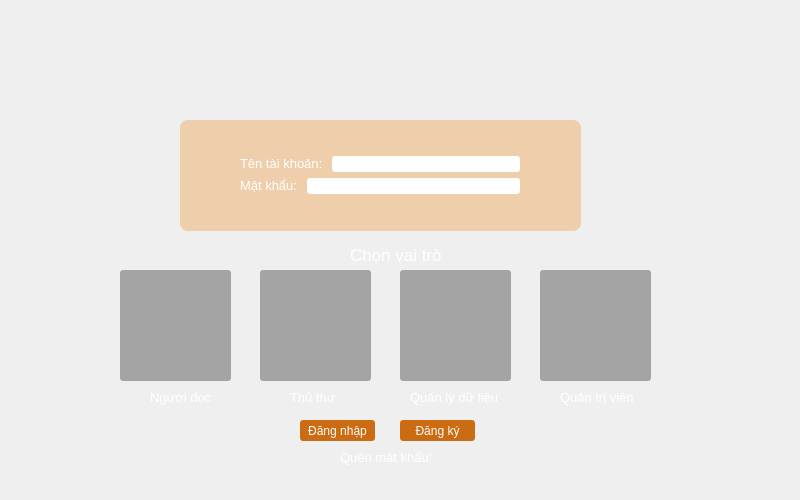
<?xml version="1.0" encoding="UTF-8"?>
<ui version="4.0">
 <class>LIBPROClass</class>
 <widget class="QMainWindow" name="LIBPROClass">
  <property name="geometry">
   <rect>
    <x>0</x>
    <y>0</y>
    <width>800</width>
    <height>500</height>
   </rect>
  </property>
  <property name="sizePolicy">
   <sizepolicy hsizetype="Fixed" vsizetype="Fixed">
    <horstretch>0</horstretch>
    <verstretch>0</verstretch>
   </sizepolicy>
  </property>
  <property name="minimumSize">
   <size>
    <width>800</width>
    <height>500</height>
   </size>
  </property>
  <property name="maximumSize">
   <size>
    <width>800</width>
    <height>500</height>
   </size>
  </property>
  <property name="windowTitle">
   <string>LIBPRO</string>
  </property>
  <property name="windowIcon">
   <iconset resource="LIBPRO.qrc">
    <normaloff>:/icon/Resources/icon/window-icon.png</normaloff>:/icon/Resources/icon/window-icon.png</iconset>
  </property>
  <property name="layoutDirection">
   <enum>Qt::LeftToRight</enum>
  </property>
  <property name="autoFillBackground">
   <bool>false</bool>
  </property>
  <property name="styleSheet">
   <string notr="true">#centralWidget{
	background: url(:/appscreen/Resources/appscreen/login-background.png) center center fixed;

}
#userForm
{
background: rgba(237, 133, 23, 80);
border-radius: 8px;
}
QPushButton
{
color: white;
background-color: #cc6c12;
border-radius: 3px;
}
QLineEdit{
border-radius: 3px;
}
QLabel{
font: 10pt &quot;Calibri&quot;;
}

</string>
  </property>
  <property name="iconSize">
   <size>
    <width>24</width>
    <height>24</height>
   </size>
  </property>
  <widget class="QWidget" name="centralWidget">
   <property name="styleSheet">
    <string notr="true"/>
   </property>
   <widget class="QLabel" name="loginLogo">
    <property name="geometry">
     <rect>
      <x>300</x>
      <y>60</y>
      <width>201</width>
      <height>41</height>
     </rect>
    </property>
    <property name="sizePolicy">
     <sizepolicy hsizetype="Preferred" vsizetype="Preferred">
      <horstretch>0</horstretch>
      <verstretch>0</verstretch>
     </sizepolicy>
    </property>
    <property name="minimumSize">
     <size>
      <width>50</width>
      <height>40</height>
     </size>
    </property>
    <property name="maximumSize">
     <size>
      <width>700</width>
      <height>100</height>
     </size>
    </property>
    <property name="text">
     <string/>
    </property>
    <property name="pixmap">
     <pixmap resource="LIBPRO.qrc">:/icon/Resources/icon/LIBPRO-icon.png</pixmap>
    </property>
    <property name="scaledContents">
     <bool>true</bool>
    </property>
   </widget>
   <widget class="QPushButton" name="loginButton">
    <property name="geometry">
     <rect>
      <x>300</x>
      <y>420</y>
      <width>75</width>
      <height>21</height>
     </rect>
    </property>
    <property name="styleSheet">
     <string notr="true"/>
    </property>
    <property name="text">
     <string>Đăng nhập</string>
    </property>
   </widget>
   <widget class="QPushButton" name="signUpButton">
    <property name="geometry">
     <rect>
      <x>400</x>
      <y>420</y>
      <width>75</width>
      <height>21</height>
     </rect>
    </property>
    <property name="styleSheet">
     <string notr="true"/>
    </property>
    <property name="text">
     <string>Đăng ký</string>
    </property>
   </widget>
   <widget class="QLabel" name="label">
    <property name="geometry">
     <rect>
      <x>340</x>
      <y>450</y>
      <width>91</width>
      <height>16</height>
     </rect>
    </property>
    <property name="text">
     <string>&lt;html&gt;&lt;head/&gt;&lt;body&gt;&lt;p&gt;&lt;span style=&quot; font-size:10pt; color:#ffffff;&quot;&gt;Quên mật khẩu?&lt;/span&gt;&lt;/p&gt;&lt;/body&gt;&lt;/html&gt;</string>
    </property>
   </widget>
   <widget class="QLabel" name="roleLabel">
    <property name="geometry">
     <rect>
      <x>350</x>
      <y>240</y>
      <width>91</width>
      <height>31</height>
     </rect>
    </property>
    <property name="styleSheet">
     <string notr="true">#roleLabel{
font:75 12pt &quot;Calibri&quot;;
}</string>
    </property>
    <property name="text">
     <string>&lt;html&gt;&lt;head/&gt;&lt;body&gt;&lt;p&gt;&lt;span style=&quot; font-size:13pt; color:#ffffff;&quot;&gt;Chọn vai trò:&lt;/span&gt;&lt;/p&gt;&lt;/body&gt;&lt;/html&gt;</string>
    </property>
   </widget>
   <widget class="QPushButton" name="readerAccess">
    <property name="geometry">
     <rect>
      <x>120</x>
      <y>270</y>
      <width>111</width>
      <height>111</height>
     </rect>
    </property>
    <property name="sizePolicy">
     <sizepolicy hsizetype="Fixed" vsizetype="Fixed">
      <horstretch>0</horstretch>
      <verstretch>0</verstretch>
     </sizepolicy>
    </property>
    <property name="styleSheet">
     <string notr="true">#readerAccess{
background: rgba(0,0,0,80);
border-image: url(:/icon/Resources/icon/reader.png);
}
#readerAccess:hover{
background: rgba(255,255,255,80);
}
</string>
    </property>
    <property name="text">
     <string/>
    </property>
   </widget>
   <widget class="QPushButton" name="librarianAccess">
    <property name="geometry">
     <rect>
      <x>260</x>
      <y>270</y>
      <width>111</width>
      <height>111</height>
     </rect>
    </property>
    <property name="styleSheet">
     <string notr="true">#librarianAccess{
background: rgba(0,0,0,80);
	border-image: url(:/icon/Resources/icon/librarian.png);
}
#librarianAccess:hover{
background: rgba(255,255,255,80);
}</string>
    </property>
    <property name="text">
     <string/>
    </property>
   </widget>
   <widget class="QPushButton" name="dataProcessorAccess">
    <property name="geometry">
     <rect>
      <x>400</x>
      <y>270</y>
      <width>111</width>
      <height>111</height>
     </rect>
    </property>
    <property name="sizePolicy">
     <sizepolicy hsizetype="Fixed" vsizetype="Fixed">
      <horstretch>0</horstretch>
      <verstretch>0</verstretch>
     </sizepolicy>
    </property>
    <property name="styleSheet">
     <string notr="true">#dataProcessorAccess{
background: rgba(0,0,0,80);
	border-image: url(:/icon/Resources/icon/dataProcessor.png);
}
#dataProcessorAccess:hover{
background: rgba(255,255,255,80);
}</string>
    </property>
    <property name="text">
     <string/>
    </property>
   </widget>
   <widget class="QPushButton" name="administratorAccess">
    <property name="geometry">
     <rect>
      <x>540</x>
      <y>270</y>
      <width>111</width>
      <height>111</height>
     </rect>
    </property>
    <property name="sizePolicy">
     <sizepolicy hsizetype="Fixed" vsizetype="Fixed">
      <horstretch>0</horstretch>
      <verstretch>0</verstretch>
     </sizepolicy>
    </property>
    <property name="styleSheet">
     <string notr="true">#administratorAccess{
background: rgba(0,0,0,80);
	border-image: url(:/icon/Resources/icon/administrator.png);
}
#administratorAccess:hover{
background: rgba(255,255,255,80);
}</string>
    </property>
    <property name="text">
     <string/>
    </property>
   </widget>
   <widget class="QLabel" name="readerLabel">
    <property name="geometry">
     <rect>
      <x>150</x>
      <y>390</y>
      <width>61</width>
      <height>16</height>
     </rect>
    </property>
    <property name="styleSheet">
     <string notr="true"/>
    </property>
    <property name="text">
     <string>&lt;html&gt;&lt;head/&gt;&lt;body&gt;&lt;p&gt;&lt;span style=&quot; font-size:10pt; color:#ffffff;&quot;&gt;Người đọc&lt;/span&gt;&lt;/p&gt;&lt;/body&gt;&lt;/html&gt;</string>
    </property>
   </widget>
   <widget class="QLabel" name="administratorLabel">
    <property name="geometry">
     <rect>
      <x>560</x>
      <y>390</y>
      <width>81</width>
      <height>16</height>
     </rect>
    </property>
    <property name="text">
     <string>&lt;html&gt;&lt;head/&gt;&lt;body&gt;&lt;p&gt;&lt;span style=&quot; font-size:10pt; color:#ffffff;&quot;&gt;Quản trị viên&lt;/span&gt;&lt;/p&gt;&lt;/body&gt;&lt;/html&gt;</string>
    </property>
   </widget>
   <widget class="QLabel" name="databaseLabel">
    <property name="geometry">
     <rect>
      <x>410</x>
      <y>390</y>
      <width>91</width>
      <height>16</height>
     </rect>
    </property>
    <property name="text">
     <string>&lt;html&gt;&lt;head/&gt;&lt;body&gt;&lt;p&gt;&lt;span style=&quot; font-size:10pt; color:#ffffff;&quot;&gt;Quản lý dữ liệu&lt;/span&gt;&lt;/p&gt;&lt;/body&gt;&lt;/html&gt;</string>
    </property>
   </widget>
   <widget class="QLabel" name="librarianLabel">
    <property name="geometry">
     <rect>
      <x>290</x>
      <y>390</y>
      <width>51</width>
      <height>16</height>
     </rect>
    </property>
    <property name="text">
     <string>&lt;html&gt;&lt;head/&gt;&lt;body&gt;&lt;p&gt;&lt;span style=&quot; font-size:10pt; color:#ffffff;&quot;&gt;Thủ thư&lt;/span&gt;&lt;/p&gt;&lt;/body&gt;&lt;/html&gt;</string>
    </property>
   </widget>
   <widget class="QWidget" name="userForm" native="true">
    <property name="geometry">
     <rect>
      <x>180</x>
      <y>120</y>
      <width>401</width>
      <height>111</height>
     </rect>
    </property>
    <layout class="QVBoxLayout" name="verticalLayout">
     <property name="leftMargin">
      <number>10</number>
     </property>
     <item>
      <layout class="QHBoxLayout" name="horizontalLayout">
       <property name="leftMargin">
        <number>50</number>
       </property>
       <property name="topMargin">
        <number>25</number>
       </property>
       <property name="rightMargin">
        <number>50</number>
       </property>
       <item>
        <widget class="QLabel" name="userNameLabel">
         <property name="text">
          <string>&lt;html&gt;&lt;head/&gt;&lt;body&gt;&lt;p&gt;&lt;span style=&quot; font-size:10pt; color:#ffffff;&quot;&gt;Tên tài khoản: &lt;/span&gt;&lt;/p&gt;&lt;/body&gt;&lt;/html&gt;</string>
         </property>
        </widget>
       </item>
       <item>
        <widget class="QLineEdit" name="userNameLineEdit">
         <property name="sizePolicy">
          <sizepolicy hsizetype="Expanding" vsizetype="Fixed">
           <horstretch>0</horstretch>
           <verstretch>0</verstretch>
          </sizepolicy>
         </property>
         <property name="minimumSize">
          <size>
           <width>5</width>
           <height>0</height>
          </size>
         </property>
        </widget>
       </item>
      </layout>
     </item>
     <item>
      <layout class="QHBoxLayout" name="horizontalLayout_2">
       <property name="leftMargin">
        <number>50</number>
       </property>
       <property name="rightMargin">
        <number>50</number>
       </property>
       <property name="bottomMargin">
        <number>25</number>
       </property>
       <item>
        <widget class="QLabel" name="passwordLabel">
         <property name="text">
          <string>&lt;html&gt;&lt;head/&gt;&lt;body&gt;&lt;p&gt;&lt;span style=&quot; font-size:10pt; color:#ffffff;&quot;&gt;Mật khẩu: &lt;/span&gt;&lt;/p&gt;&lt;/body&gt;&lt;/html&gt;</string>
         </property>
        </widget>
       </item>
       <item>
        <widget class="QLineEdit" name="passwordLineEdit"/>
       </item>
      </layout>
     </item>
    </layout>
   </widget>
  </widget>
 </widget>
 <layoutdefault spacing="6" margin="11"/>
 <resources>
  <include location="LIBPRO.qrc"/>
 </resources>
 <connections/>
</ui>
